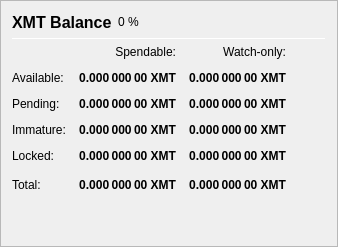
                   <widget class="QFrame" name="frame_Balances">
                    <property name="frameShape">
                     <enum>QFrame::StyledPanel</enum>
                    </property>
                    <property name="frameShadow">
                     <enum>QFrame::Raised</enum>
                    </property>
                    <layout class="QVBoxLayout" name="verticalLayout_4">
                     <item>
                      <layout class="QHBoxLayout" name="horizontalLayout_4">
                       <item>
                        <widget class="QLabel" name="label_5">
                         <property name="minimumSize">
                          <size>
                           <width>0</width>
                           <height>20</height>
                          </size>
                         </property>
                         <property name="font">
                          <font>
                           <pointsize>12</pointsize>
                           <weight>75</weight>
                           <bold>true</bold>
                          </font>
                         </property>
                         <property name="text">
                          <string>XMT Balance</string>
                         </property>
                        </widget>
                       </item>
                       <item>
                        <widget class="QLabel" name="labelXMTPercent">
                         <property name="text">
                          <string notr="true">0 %</string>
                         </property>
                        </widget>
                       </item>
                       <item>
                        <spacer name="horizontalSpacer_3">
                         <property name="orientation">
                          <enum>Qt::Horizontal</enum>
                         </property>
                         <property name="sizeHint" stdset="0">
                          <size>
                           <width>40</width>
                           <height>20</height>
                          </size>
                         </property>
                        </spacer>
                       </item>
                      </layout>
                     </item>
                     <item>
                      <widget class="Line" name="line_Balance">
                       <property name="minimumSize">
                        <size>
                         <width>0</width>
                         <height>1</height>
                        </size>
                       </property>
                       <property name="maximumSize">
                        <size>
                         <width>16777215</width>
                         <height>1</height>
                        </size>
                       </property>
                       <property name="orientation">
                        <enum>Qt::Horizontal</enum>
                       </property>
                      </widget>
                     </item>
                     <item>
                      <layout class="QGridLayout" name="gridLayout">
                       <property name="spacing">
                        <number>12</number>
                       </property>
                       <item row="0" column="1">
                        <widget class="QLabel" name="labelSpendable">
                         <property name="text">
                          <string>Spendable:</string>
                         </property>
                         <property name="alignment">
                          <set>Qt::AlignRight|Qt::AlignTrailing|Qt::AlignVCenter</set>
                         </property>
                        </widget>
                       </item>
                       <item row="0" column="2">
                        <widget class="QLabel" name="labelWatchonly">
                         <property name="text">
                          <string>Watch-only:</string>
                         </property>
                         <property name="alignment">
                          <set>Qt::AlignRight|Qt::AlignTrailing|Qt::AlignVCenter</set>
                         </property>
                        </widget>
                       </item>
                       <item row="1" column="0">
                        <widget class="QLabel" name="labelBalanceText">
                         <property name="text">
                          <string>Available:</string>
                         </property>
                        </widget>
                       </item>
                       <item row="1" column="1">
                        <widget class="QLabel" name="labelBalance">
                         <property name="font">
                          <font>
                           <weight>75</weight>
                           <bold>true</bold>
                          </font>
                         </property>
                         <property name="cursor">
                          <cursorShape>IBeamCursor</cursorShape>
                         </property>
                         <property name="toolTip">
                          <string>Your current spendable balance</string>
                         </property>
                         <property name="text">
                          <string notr="true">0.000 000 00 XMT</string>
                         </property>
                         <property name="alignment">
                          <set>Qt::AlignRight|Qt::AlignTrailing|Qt::AlignVCenter</set>
                         </property>
                         <property name="textInteractionFlags">
                          <set>Qt::LinksAccessibleByMouse|Qt::TextSelectableByKeyboard|Qt::TextSelectableByMouse</set>
                         </property>
                        </widget>
                       </item>
                       <item row="1" column="2">
                        <widget class="QLabel" name="labelWatchAvailable">
                         <property name="font">
                          <font>
                           <weight>75</weight>
                           <bold>true</bold>
                          </font>
                         </property>
                         <property name="cursor">
                          <cursorShape>IBeamCursor</cursorShape>
                         </property>
                         <property name="toolTip">
                          <string>Your current balance in watch-only addresses</string>
                         </property>
                         <property name="text">
                          <string notr="true">0.000 000 00 XMT</string>
                         </property>
                         <property name="alignment">
                          <set>Qt::AlignRight|Qt::AlignTrailing|Qt::AlignVCenter</set>
                         </property>
                         <property name="textInteractionFlags">
                          <set>Qt::LinksAccessibleByMouse|Qt::TextSelectableByKeyboard|Qt::TextSelectableByMouse</set>
                         </property>
                        </widget>
                       </item>
                       <item row="2" column="0">
                        <widget class="QLabel" name="labelPendingText">
                         <property name="text">
                          <string>Pending:</string>
                         </property>
                        </widget>
                       </item>
                       <item row="2" column="1">
                        <widget class="QLabel" name="labelUnconfirmed">
                         <property name="font">
                          <font>
                           <weight>75</weight>
                           <bold>true</bold>
                          </font>
                         </property>
                         <property name="cursor">
                          <cursorShape>IBeamCursor</cursorShape>
                         </property>
                         <property name="toolTip">
                          <string>Total of transactions that have yet to be confirmed, and do not yet count toward the spendable balance</string>
                         </property>
                         <property name="text">
                          <string notr="true">0.000 000 00 XMT</string>
                         </property>
                         <property name="alignment">
                          <set>Qt::AlignRight|Qt::AlignTrailing|Qt::AlignVCenter</set>
                         </property>
                         <property name="textInteractionFlags">
                          <set>Qt::LinksAccessibleByMouse|Qt::TextSelectableByKeyboard|Qt::TextSelectableByMouse</set>
                         </property>
                        </widget>
                       </item>
                       <item row="2" column="2">
                        <widget class="QLabel" name="labelWatchPending">
                         <property name="font">
                          <font>
                           <weight>75</weight>
                           <bold>true</bold>
                          </font>
                         </property>
                         <property name="cursor">
                          <cursorShape>IBeamCursor</cursorShape>
                         </property>
                         <property name="toolTip">
                          <string>Unconfirmed transactions to watch-only addresses</string>
                         </property>
                         <property name="text">
                          <string notr="true">0.000 000 00 XMT</string>
                         </property>
                         <property name="alignment">
                          <set>Qt::AlignRight|Qt::AlignTrailing|Qt::AlignVCenter</set>
                         </property>
                         <property name="textInteractionFlags">
                          <set>Qt::LinksAccessibleByMouse|Qt::TextSelectableByKeyboard|Qt::TextSelectableByMouse</set>
                         </property>
                        </widget>
                       </item>
                       <item row="3" column="0">
                        <widget class="QLabel" name="labelImmatureText">
                         <property name="text">
                          <string>Immature:</string>
                         </property>
                        </widget>
                       </item>
                       <item row="3" column="1">
                        <widget class="QLabel" name="labelImmature">
                         <property name="font">
                          <font>
                           <weight>75</weight>
                           <bold>true</bold>
                          </font>
                         </property>
                         <property name="cursor">
                          <cursorShape>IBeamCursor</cursorShape>
                         </property>
                         <property name="toolTip">
                          <string>Staked or masternode rewards that has not yet matured</string>
                         </property>
                         <property name="text">
                          <string notr="true">0.000 000 00 XMT</string>
                         </property>
                         <property name="alignment">
                          <set>Qt::AlignRight|Qt::AlignTrailing|Qt::AlignVCenter</set>
                         </property>
                         <property name="textInteractionFlags">
                          <set>Qt::LinksAccessibleByMouse|Qt::TextSelectableByKeyboard|Qt::TextSelectableByMouse</set>
                         </property>
                        </widget>
                       </item>
                       <item row="3" column="2">
                        <widget class="QLabel" name="labelWatchImmature">
                         <property name="font">
                          <font>
                           <weight>75</weight>
                           <bold>true</bold>
                          </font>
                         </property>
                         <property name="cursor">
                          <cursorShape>IBeamCursor</cursorShape>
                         </property>
                         <property name="toolTip">
                          <string>Staked or masternode rewards in watch-only addresses that has not yet matured</string>
                         </property>
                         <property name="text">
                          <string notr="true">0.000 000 00 XMT</string>
                         </property>
                         <property name="alignment">
                          <set>Qt::AlignRight|Qt::AlignTrailing|Qt::AlignVCenter</set>
                         </property>
                         <property name="textInteractionFlags">
                          <set>Qt::LinksAccessibleByMouse|Qt::TextSelectableByKeyboard|Qt::TextSelectableByMouse</set>
                         </property>
                        </widget>
                       </item>
                       <item row="4" column="0">
                        <widget class="QLabel" name="labelLockedBalanceText">
                         <property name="toolTip">
                          <string>Locked XMT or Masternode collaterals. These are excluded from zXMT minting.</string>
                         </property>
                         <property name="text">
                          <string>Locked:</string>
                         </property>
                        </widget>
                       </item>
                       <item row="4" column="1">
                        <widget class="QLabel" name="labelLockedBalance">
                         <property name="font">
                          <font>
                           <weight>75</weight>
                           <bold>true</bold>
                          </font>
                         </property>
                         <property name="cursor">
                          <cursorShape>IBeamCursor</cursorShape>
                         </property>
                         <property name="toolTip">
                          <string>Locked XMT or Masternode collaterals. These are excluded from zXMT minting.</string>
                         </property>
                         <property name="text">
                          <string notr="true">0.000 000 00 XMT</string>
                         </property>
                         <property name="alignment">
                          <set>Qt::AlignRight|Qt::AlignTrailing|Qt::AlignVCenter</set>
                         </property>
                         <property name="textInteractionFlags">
                          <set>Qt::LinksAccessibleByMouse|Qt::TextSelectableByKeyboard|Qt::TextSelectableByMouse</set>
                         </property>
                        </widget>
                       </item>
                       <item row="4" column="2">
                        <widget class="QLabel" name="labelWatchLocked">
                         <property name="font">
                          <font>
                           <weight>75</weight>
                           <bold>true</bold>
                          </font>
                         </property>
                         <property name="cursor">
                          <cursorShape>IBeamCursor</cursorShape>
                         </property>
                         <property name="toolTip">
                          <string>Current locked balance in watch-only addresses</string>
                         </property>
                         <property name="text">
                          <string notr="true">0.000 000 00 XMT</string>
                         </property>
                         <property name="alignment">
                          <set>Qt::AlignRight|Qt::AlignTrailing|Qt::AlignVCenter</set>
                         </property>
                         <property name="textInteractionFlags">
                          <set>Qt::LinksAccessibleByMouse|Qt::TextSelectableByKeyboard|Qt::TextSelectableByMouse</set>
                         </property>
                        </widget>
                       </item>
                       <item row="5" column="0">
                        <widget class="QLabel" name="labelTotalText">
                         <property name="toolTip">
                          <string>Your current MoneroTrust balance, unconfirmed and immature transactions included</string>
                         </property>
                         <property name="text">
                          <string>Total:</string>
                         </property>
                        </widget>
                       </item>
                       <item row="5" column="1">
                        <widget class="QLabel" name="labelTotal">
                         <property name="font">
                          <font>
                           <weight>75</weight>
                           <bold>true</bold>
                          </font>
                         </property>
                         <property name="cursor">
                          <cursorShape>IBeamCursor</cursorShape>
                         </property>
                         <property name="toolTip">
                          <string>Your current MoneroTrust balance, unconfirmed and immature transactions included</string>
                         </property>
                         <property name="text">
                          <string notr="true">0.000 000 00 XMT</string>
                         </property>
                         <property name="alignment">
                          <set>Qt::AlignRight|Qt::AlignTrailing|Qt::AlignVCenter</set>
                         </property>
                         <property name="textInteractionFlags">
                          <set>Qt::LinksAccessibleByMouse|Qt::TextSelectableByKeyboard|Qt::TextSelectableByMouse</set>
                         </property>
                        </widget>
                       </item>
                       <item row="5" column="2">
                        <widget class="QLabel" name="labelWatchTotal">
                         <property name="font">
                          <font>
                           <weight>75</weight>
                           <bold>true</bold>
                          </font>
                         </property>
                         <property name="cursor">
                          <cursorShape>IBeamCursor</cursorShape>
                         </property>
                         <property name="toolTip">
                          <string>Current total balance in watch-only addresses</string>
                         </property>
                         <property name="text">
                          <string notr="true">0.000 000 00 XMT</string>
                         </property>
                         <property name="alignment">
                          <set>Qt::AlignRight|Qt::AlignTrailing|Qt::AlignVCenter</set>
                         </property>
                         <property name="textInteractionFlags">
                          <set>Qt::LinksAccessibleByMouse|Qt::TextSelectableByKeyboard|Qt::TextSelectableByMouse</set>
                         </property>
                        </widget>
                       </item>
                       <item row="5" column="3">
                        <spacer name="horizontalSpacer_9">
                         <property name="orientation">
                          <enum>Qt::Horizontal</enum>
                         </property>
                         <property name="sizeHint" stdset="0">
                          <size>
                           <width>40</width>
                           <height>20</height>
                          </size>
                         </property>
                        </spacer>
                       </item>
                      </layout>
                     </item>
                     <item>
                      <spacer name="verticalSpacer_3">
                       <property name="orientation">
                        <enum>Qt::Vertical</enum>
                       </property>
                       <property name="sizeHint" stdset="0">
                        <size>
                         <width>20</width>
                         <height>40</height>
                        </size>
                       </property>
                      </spacer>
                     </item>
                    </layout>
                   </widget>
